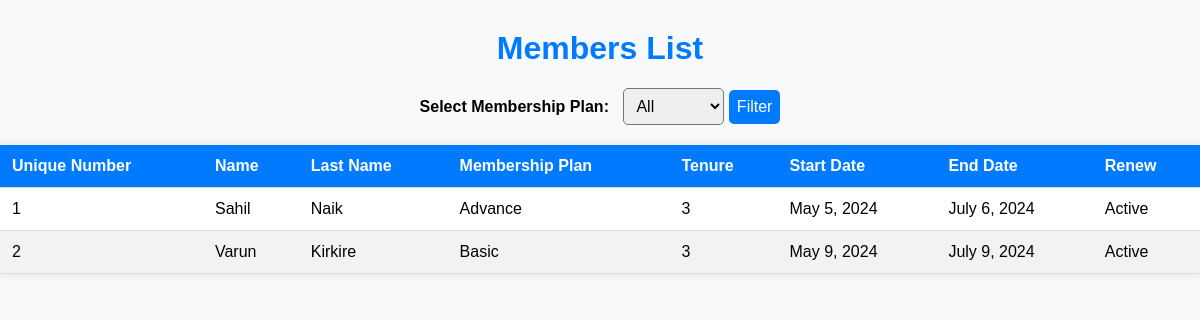
The page /members/ on the database its author committed.
### gym/models.py (models this page shows)
class Member(models.Model):
    name = models.CharField(max_length=100)
    last_name = models.CharField(max_length=100)
    membership_plan = models.CharField(max_length=100)
    unique_number = models.IntegerField(unique=True)
    tenure = models.PositiveIntegerField(default=0)
    start_date = models.DateField(default=timezone.now)  # Set default value to current date
    end_date = models.DateField(default=timezone.now)
    class Meta:
        app_label = 'gym'

### gym/views.py (the view)
# urls.py: path('members/', views.members_page, name='members'),
@cache_control(max_age=0, no_cache=True, no_store=True, must_revalidate=True)
@vary_on_headers('User-Agent')
def members_page(request):
    membership_plan = request.GET.get('membership_plan')
    if membership_plan:
        members = Member.objects.filter(membership_plan=membership_plan)
    else:
        members = Member.objects.all()  # Retrieve all members if no plan is selected
    return render(request, 'members.html', {'members': members})

### template/members.html (shortened to what this page needs)
<!DOCTYPE html>
<html lang="en">
<head>
</head>
<body>
    <h1>Members List</h1>
    <form action="{% url 'members_page' %}" method="GET">
        <label for="membership_plan">Select Membership Plan:</label>
        <select name="membership_plan" id="membership_plan">
            <option value="">All</option>
        </select>
        <button type="submit">Filter</button>
    </form>
    <table>
        <thead>
            <tr>
                <th>Unique Number</th>
                <th>Name</th>
                <th>Last Name</th>
                <th>Membership Plan</th>
                <th>Tenure</th>
                <th>Start Date</th>
                <th>End Date</th>
                <th>Renew</th>
            </tr>
        </thead>
        <tbody>
            {% for member in members %}
            <tr>
                <td>{{ member.unique_number }}</td>
                <td>{{ member.name }}</td>
                <td>{{ member.last_name }}</td>
                <td>{{ member.membership_plan }}</td>
                <td>{{ member.tenure }}</td>
                <td>{{ member.start_date }}</td>
                <td>{{ member.end_date }}</td>
                <td>
                    {% if member.end_date < now %}
                    <form action="{% url 'renew_membership' member.id %}" method="POST">
                        {% csrf_token %}
                        <button type="submit">Renew</button>
                    </form>
                    {% else %}
                    Active
                    {% endif %}
                </td>
            </tr>
            {% endfor %}
        </tbody>
    </table>
</body>
</html>

### template/members.html (style rules this page uses)
body { font-family: Arial, sans-serif; background-color: #f8f9fa; margin: 0; padding: 0; }
h1 { text-align: center; color: #007bff; margin-top: 30px; }
form { margin-bottom: 20px; text-align: center; }
table { width: 100%; border-collapse: collapse; margin: 20px auto; background-color: #fff; box-shadow: 0px 0px 10px 0px rgba(0,0,0,0.1); }
th, td { padding: 12px; text-align: left; border-bottom: 1px solid #ddd; }
th { background-color: #007bff; color: #fff; }
tr:nth-child(even) { background-color: #f2f2f2; }
label { margin-right: 10px; font-weight: bold; }
select, button { padding: 8px; font-size: 16px; border-radius: 5px; }
button { background-color: #007bff; color: #fff; border: none; cursor: pointer; transition: background-color 0.3s ease; }

### rows shown on the page
Member: unique_number "1", name "Sahil", last_name "Naik", membership_plan "Advance", tenure "3", start_date "May 5, 2024", end_date "July 6, 2024", shows "Active"
Member: unique_number "2", name "Varun", last_name "Kirkire", membership_plan "Basic", tenure "3", start_date "May 9, 2024", end_date "July 9, 2024", shows "Active"
